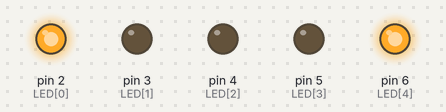
Bench run of a sketch on a simulated Arduino Uno, built with avr-gcc and run on an emulated ATmega328P. Parts: output pins drawn as LEDs (lit = HIGH).

Above: at 0.3 s.
At 1.3 s:
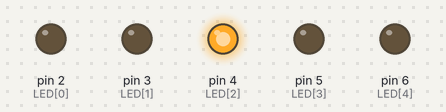
At 2.8 s:
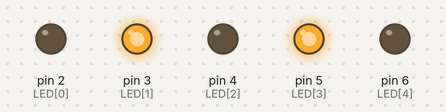
Timing chart, 0 to 4.6 s (numbered marks = the images above):
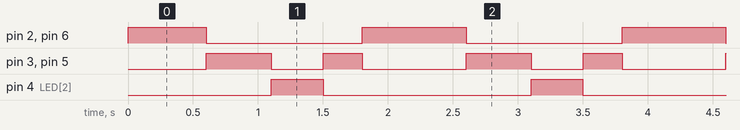

Measured:
- by itself, pin 2 (LED[0]), pin 6 (LED[4]): repeats every 2.0 s: LOW 1.2 s, HIGH 0.80 s
- by itself, pin 3 (LED[1]), pin 5 (LED[3]): repeats every 2.0 s: LOW 0.40 s, HIGH 0.30 s, LOW 0.80 s, HIGH 0.50 s
- by itself, pin 4 (LED[2]): alternates HIGH for 0.40 s and LOW for 1.6 s

The sketch:

Lauflicht_2.ino
```cpp
int LED[] = {2,3,4,5,6};


void setup(){
   for (int i = 0;i<5; i ++){
     pinMode(LED[i], OUTPUT);
   }
}

void loop() {
  for (int i = 0; i <5; i ++)  {

    digitalWrite(LED[i], HIGH);
    digitalWrite(LED[4-i], HIGH);
    delay(600- i*100);
    digitalWrite(LED[i], LOW);
    digitalWrite(LED[4-i], LOW);

   }
}
```
